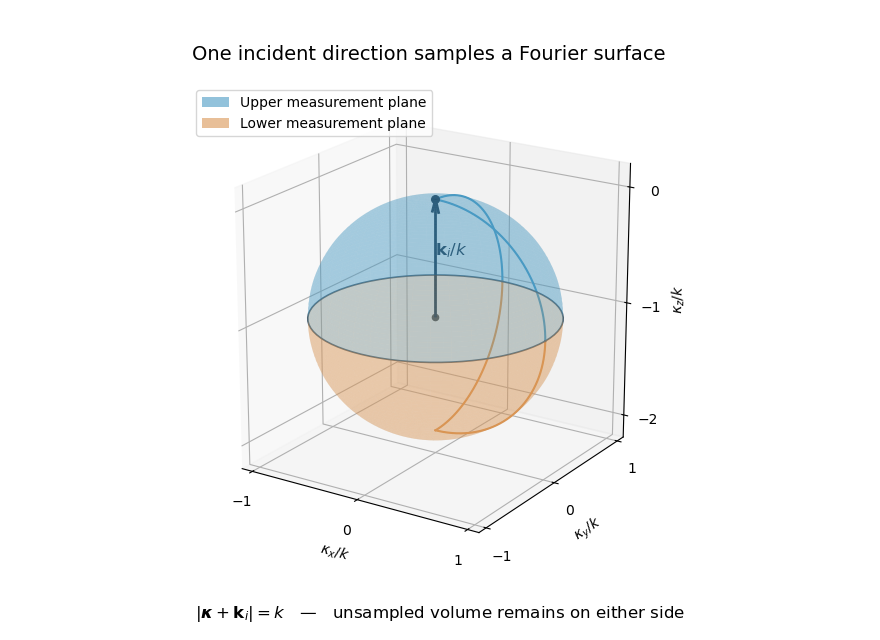

Source code (Python):
"""Illustrate shifted Ewald-sphere samples; original PNG diagram to cwd."""
from pathlib import Path
import matplotlib.pyplot as plt
import numpy as np

fig = plt.figure(figsize=(8.8, 6.4), dpi=100, facecolor='white')
ax = fig.add_subplot(111, projection='3d')
phi = np.linspace(0, 2 * np.pi, 80)
for theta, color in [(np.linspace(0, np.pi / 2, 40), '#499ac3'), (np.linspace(np.pi / 2, np.pi, 40), '#d99554')]:
    pp, tt = np.meshgrid(phi, theta)
    x = np.sin(tt) * np.cos(pp)
    y = np.sin(tt) * np.sin(pp)
    z = np.cos(tt) - 1
    ax.plot_surface(x, y, z, color=color, alpha=.28, edgecolor='none', shade=False)
    for angle in [0, np.pi / 2]:
        ax.plot(np.sin(theta) * np.cos(angle), np.sin(theta) * np.sin(angle), np.cos(theta) - 1, color=color, lw=1.5)
ax.plot(np.cos(phi), np.sin(phi), -np.ones_like(phi), color='#495f70', lw=1.2)
ax.scatter([0], [0], [0], s=30, color='#172d41', label='Zero Fourier transfer')
ax.scatter([0], [0], [-1], s=20, color='#444444')
ax.quiver(0, 0, -1, 0, 0, 1, color='#172d41', arrow_length_ratio=.12, linewidth=2)
ax.text(0, 0, -.47, r'$\mathbf{k}_i/k$', color='#172d41', fontsize=12)
ax.set(xlim=(-1.1, 1.1), ylim=(-1.1, 1.1), zlim=(-2.2, .2), xlabel=r'$\kappa_x/k$', ylabel=r'$\kappa_y/k$', zlabel=r'$\kappa_z/k$')
ax.set_xticks([-1, 0, 1]); ax.set_yticks([-1, 0, 1]); ax.set_zticks([-2, -1, 0])
ax.set_box_aspect([1, 1, 1.05])
ax.view_init(elev=20, azim=-57)
ax.set_title('One incident direction samples a Fourier surface', fontsize=14, pad=17)
from matplotlib.patches import Patch
ax.legend(handles=[Patch(facecolor='#499ac3', alpha=.6, label='Upper measurement plane'), Patch(facecolor='#d99554', alpha=.6, label='Lower measurement plane')], loc='upper left', fontsize=10)
fig.text(.5, .035, r'$|\boldsymbol{\kappa}+\mathbf{k}_i|=k$   —   unsampled volume remains on either side', ha='center', fontsize=12)
fig.subplots_adjust(left=.025, right=.95, bottom=.12, top=.87)
fig.savefig(Path.cwd() / (Path(__file__).stem + '.png'), dpi=100, facecolor='white', transparent=False)
plt.close(fig)
